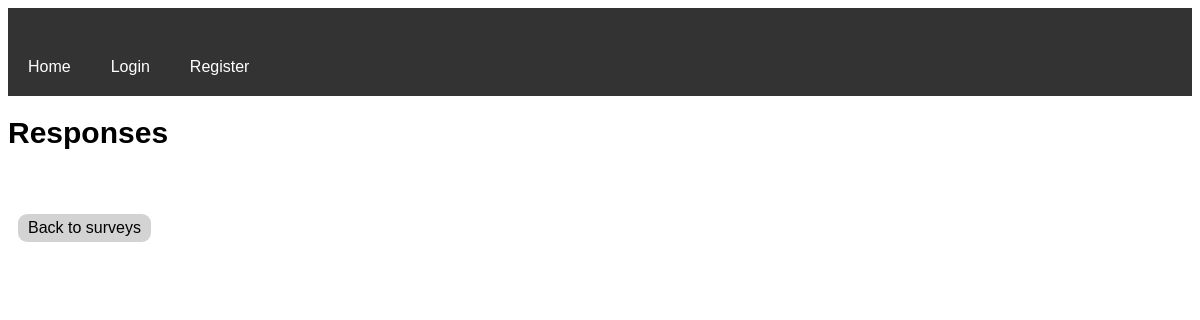
Before: /viewResponses/1/ with the older database file.
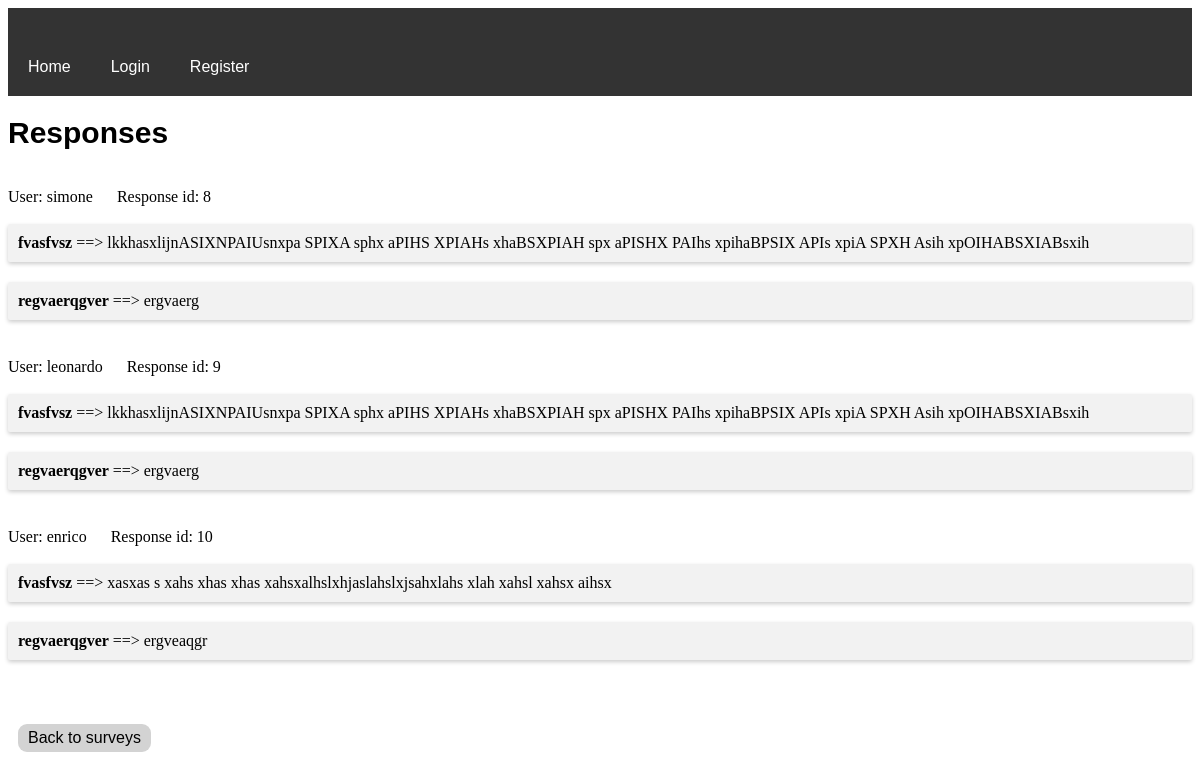
After: the same page with the newer database file.
### surveys/models.py (models this page shows, shortened)
class AnswerResponse(models.Model):
    id = models.AutoField(primary_key=True)
    answer = models.ForeignKey(Answer, on_delete=models.CASCADE)
    response = models.ForeignKey(Response, on_delete=models.CASCADE)

class Response(models.Model):
    id = models.AutoField(primary_key=True)
    survey = models.ForeignKey(Survey, on_delete=models.CASCADE)
    user = models.ForeignKey(User, on_delete=models.CASCADE, null=True)

class Answer(models.Model):
    id = models.AutoField(primary_key=True)
    question = models.ForeignKey(Question, on_delete=models.CASCADE)
    choice = models.ForeignKey(Choice, on_delete=models.CASCADE)

class Question(models.Model):
    id = models.AutoField(primary_key=True)
    text = models.CharField(max_length=200)
    survey = models.ForeignKey(Survey, on_delete=models.CASCADE)

class Choice(models.Model):
    id = models.AutoField(primary_key=True)
    text = models.CharField(max_length=200)
    question = models.ForeignKey(Question, on_delete=models.CASCADE)

### surveys/views.py (the view)
# urls.py: path('viewResponses/<int:pk>/', views.ViewResponses.as_view(), name='viewResponses'),
class ViewResponses(ListView):
    model = AnswerResponse
    template_name = 'viewResponses.html'
    context_object_name = 'answers_responses'
    def get_context_data(self, *, object_list=None, **kwargs):
        context = super().get_context_data(**kwargs)
        context['survey'] = Survey.objects.get(pk=self.kwargs['pk'])
        context['questions'] = Question.objects.filter(survey_id=self.kwargs['pk'])
        return context
    def get_queryset(self):
        return AnswerResponse.objects.filter(response__survey_id=self.kwargs['pk'])

### templates/viewResponses.html
{% extends 'base.html' %}
{% block content %}
    <h1>Responses</h1>
    <ul class="card">
    {% for answer in answers_responses %}
        {% ifchanged answer.response.id %}
            <br>
            User: {{ answer.response.user }} &emsp;
            Response id: {{ answer.response.id }} <br>
            <br>
        {% endifchanged %}
        <li>
            <b> {{ answer.answer.question.text }} </b> ==>
            {{ answer.answer.choice.text }}
        </li>
    {% endfor %}
    </ul>
    <br>
    <a href="{% url 'index' %}">
        <button class="home" type="button">Back to surveys</button>
    </a>
{% endblock %}

Changed rows visible on the page:
added AnswerResponse: response.user "simone", response.id "8", answer.question.text "fvasfvsz", answer.choice.text "lkkhasxlijnASIXNPAIUsnxpa SPIXA sphx aPIHS XPIAHs xhaBSXPIAH spx aPISHX PAIhs xpihaBPSIX APIs xpiA SPXH Asih xpOIHABSXIABsxih"
added AnswerResponse: answer.question.text "regvaerqgver", answer.choice.text "ergvaerg"
added AnswerResponse: response.user "leonardo", response.id "9", answer.question.text "fvasfvsz", answer.choice.text "lkkhasxlijnASIXNPAIUsnxpa SPIXA sphx aPIHS XPIAHs xhaBSXPIAH spx aPISHX PAIhs xpihaBPSIX APIs xpiA SPXH Asih xpOIHABSXIABsxih"
added AnswerResponse: answer.question.text "regvaerqgver", answer.choice.text "ergvaerg"
added AnswerResponse: response.user "enrico", response.id "10", answer.question.text "fvasfvsz", answer.choice.text "xasxas s xahs xhas xhas xahsxalhslxhjaslahslxjsahxlahs xlah xahsl xahsx aihsx"
added AnswerResponse: answer.question.text "regvaerqgver", answer.choice.text "ergveaqgr"
